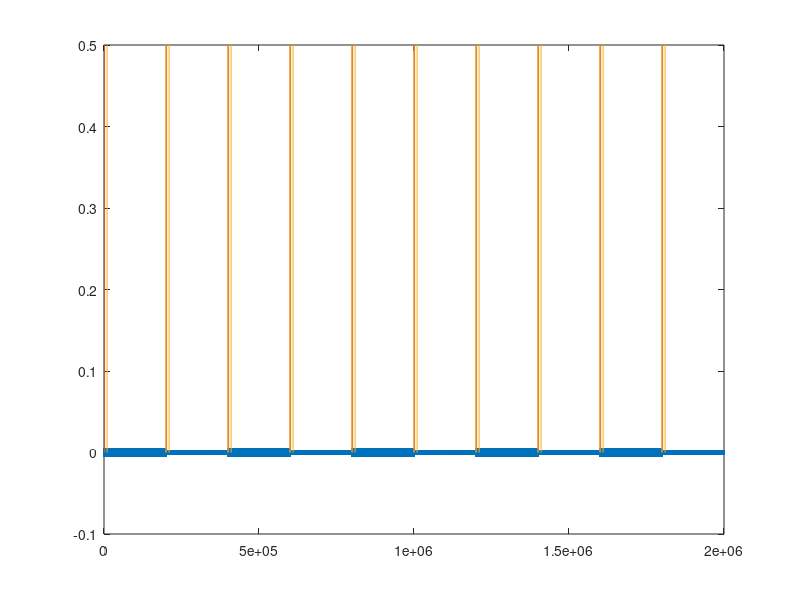

The MATLAB script that drew this image:
fs = 200e3;

d = 10;
stim = (rand(1,fs*d)/100);
stim = stim-mean(stim);
idx = [zeros(1,fs) ones(1,fs)];
idx = logical(repmat(idx,1,d/2));
stim(idx) = stim(idx) * .5;
events = zeros(1,fs);
events(1:.01*fs) = .5;
events = repmat(events,1,10);
laser = zeros(1,fs);
laser(1:.05*fs) = .5;
laser = repmat(laser,1,10);

sound(1,:) = stim;
sound(2,:) = events;
sound(3,:) = laser;
plot(sound')

audiowrite('laser_test.wav',sound',fs)
